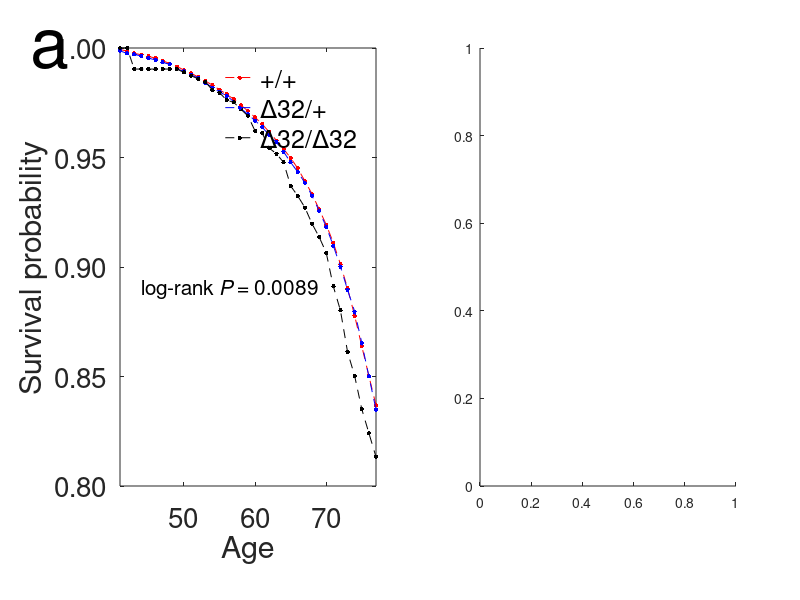

The MATLAB script that drew this image: (Note: this script raises an error after producing the figure.)
clear all
close all
clc


del32Candidate = importdata('HazardDelta32Bootstrap.txt');
%first convert the hazard rate per year into survival probability till each
%age
%the result from each bootsrap takes 37 rows (each row is one year interval). 
%so there are 1000*37 rows.
%The four columns, representing the genotypes rateHetero (Aa),rateHomo (aa and AA),rateaa,rateAA
Survive = [];
for i = 1:1000;
   rate = del32Candidate(1+37*(i-1):37*i,:);
   survive = 1-rate(1,:);
   for j = 2:37;
       survive = [survive;survive(end,:).*(1-rate(j,:))];
   end
   Survive = [Survive;survive];
end
subplot('position',[0.15 0.19 0.32 0.73])
hold on
%order rateHetero (Aa),rateHomo (aa and AA),rateaa,rateAA
AA_survive = reshape(Survive(:,4),37,1000)';
Aa_survive = reshape(Survive(:,1),37,1000)';
aa_survive = reshape(Survive(:,3),37,1000)';
aaCIsurvive = sort(aa_survive(:,:));
aaCIhighsurvive = aaCIsurvive(975,:);
aaCIlowsurvive = aaCIsurvive(26,:);
% Correct the CI in the first two years because there is the no death in aa
% in the first several years. This step is not necessary. 
aaCIhighsurvive(1:2) = aaCIhighsurvive(3:4);
aaCIlowsurvive(1:2) = aaCIlowsurvive(3:4);
aaCIint = aaCIhighsurvive-aaCIlowsurvive;


text(44,0.89,'log-rank {\itP} = 0.0089','Fontsize',15);

rate = importdata('HazardDelta32Observed.txt');
%The order here is rateaa,rateHomo,rateHetero,rateAA, slightly different
%from the bootstrap file. 
survive = 1-rate(1,:);
for j = 2:37;
   survive = [survive;survive(end,:).*(1-rate(j,:))];
end
AA_curve = survive(:,4);
Aa_curve = survive(:,3);
aa_curve = survive(:,1);

plot([41:77],AA_curve,'.--r','MarkerSize',10);
plot([41:77],Aa_curve,'.--b','MarkerSize',10);
plot([41:77],aa_curve,'.--k','MarkerSize',10);
l = legend('+/+','\Delta32/+','\Delta32/\Delta32')
legend boxoff
set(l,'FontSize',12);
pValueAa = length(find(aa_survive(:,37)>=Aa_survive(:,37)))/1000
pValueAA = length(find(aa_survive(:,37)>=AA_survive(:,37)))/1000
xlim([41 77])
ylim([0.8 1])
set(gca,'YTick',[0.8:0.05:1]);
set(gca,'YTickLabel',[{'0.80'},{'0.85'},{'0.90'},{'0.95'},{'1.00'}]);
text(28.5,1,'a','FontSize',50);
box on
xlabel('Age');
ylabel('Survival probability')
set(gca,'FontSize',20);


subplot('position',[0.6 0.19 0.32 0.73])
A = importdata('MatchMAFSNPsForHWE.txt');
candidateSNP = 'rs62625034';% this is the rs number for delta32
indCand = find(strcmp(A.textdata(:,1),candidateSNP)==1);
Data = A.data;
Pminor = (Data(:,1)+Data(:,2)/2)./sum(Data,2);
aa_devi = Data(:,1)./sum(Data,2)./Pminor.^2;
h=histogram(aa_devi,30);
set(h,'FaceColor',[0.5 0.5 0.5]);
set(h,'EdgeColor',[0.5 0.5 0.5]);


x = [0.72 0.72];
y = [0.27 0.19];
annotation('textarrow',x,y,'String',[{'\Delta32/\Delta32           '},{'{\itP} = 0.0034           '}],'FontSize',15)
text(-0.3,0.9*5933,'b','FontSize',50);
ylim([0 0.9*5933]);
ylabel('Frequency');
set(gca,'XTickLabel',[{'-0.5'},{'0.0'},{'0.5'}]);
xlabel('\itF');
%set(gca,'XTick',[0.8132:0.5:1.5])
set(gca,'YTick',[0:0.3:0.9]*5933);
set(gca,'YTickLabel',[{'0.0'},{'0.3'},{'0.6'},{'0.9'}]);
set(gca,'FontSize',20);
box on 
set(gcf,'PaperPosition',[0 0 11 5])
saveas(1,'CCR5Fig1.png');

% This commented part could be used to estimate the confidence interval for
% surviavl probability. 
% 
% for i = 20:37
%     if (length(find(AA_survive(:,i) >= aa_survive(:,i)))) >= 950 %&& (length(find(Aa_survive(:,i) >= aa_survive(:,i)))>=950)
%         i + 41,length(find(AA_survive(:,i) >= aa_survive(:,i)))%,length(find(Aa_survive(:,i) >= aa_survive(:,i)))
%     end
% end
% 
% for i = 20:37
%     if (length(find(Aa_survive(:,i) >= aa_survive(:,i)))>=950)
%         i + 41,length(find(Aa_survive(:,i) >= aa_survive(:,i)))
%     end
% end
% 
% for i = 1:37
%     if (length(find(Aa_survive(:,i) >= AA_survive(:,i)))) >= 950 || (length(find(Aa_survive(:,i) >= AA_survive(:,i)))>=950)
%         i + 41,length(find(AA_survive(:,i) >= aa_survive(:,i)))
%     end
% end
% 
% Sur1 = sort((1-aa_survive(:,20:37))./(1- AA_survive(:,20:37)) -1);
% Sur2 = sort((1-aa_survive(:,20:37))./(1- Aa_survive(:,20:37)) -1);
% Sur3 = sort((1-Aa_survive(:,20:37))./(1- AA_survive(:,20:37)) -1);
% aa_sort = sort(aa_survive(:,20:37));
% Aa_sort = sort(Aa_survive(:,20:37));
% AA_sort = sort(AA_survive(:,20:37));
